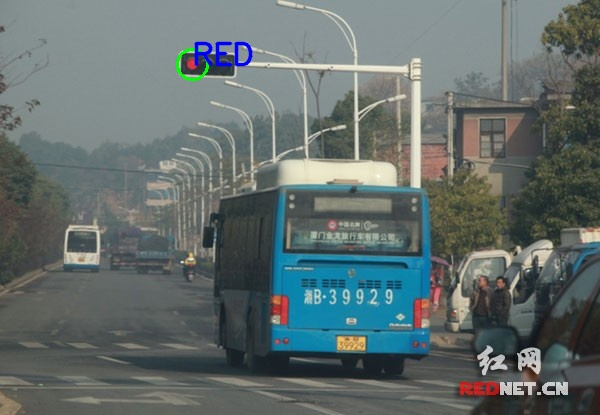
#> input picture python/assests/circles.jpg, 600 x 415 px, given in place of traffic_light_red.jpg, which was not available
$ python traffic_light.py
#> lines starting #> are read from the running program, lines starting #| are printed output that depends on the picture; after the words box and inside, x2 and y2 are one past the last pixel; in counts of white or black regions, pixels touching at a corner belong together; pictures that were not available may be replaced by others from this repository, and a replacement may not be noted
#> further down, cv_img is the input picture: shape (415, 600, 3); mean B, G, R 108.1, 109.2, 98.4
import cv2
import numpy as np


def detect_color(cv_img):
    # calculate 2D histograms for pairs of channels: GR
    histGR = cv2.calcHist([cv_img], [1, 2], None, [256, 256], [0, 256, 0, 256])
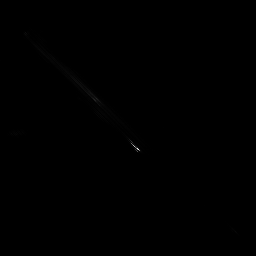
#> histGR: shape (256, 256) float32; min 0, max 5139, mean 3.8; drawn with min black and max white

    # [6 lines of commented-out code are left out]
    histScaled = (histGR * 255).clip(0, 255).astype(np.uint8)
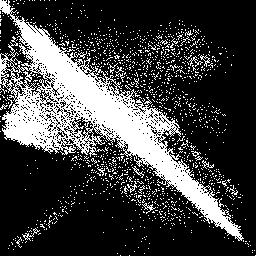
#> histScaled: shape (256, 256); 25% white; 1323 white regions (1310 under 20 px), largest, box (x1, y1, x2, y2) and area: (0, 0, 244, 241) 13201, (22, 228, 40, 241) 48, (142, 203, 156, 214) 43

    # make masks
    ww = 256
    hh = 256
    ww13 = ww // 3
    ww23 = 2 * ww13
    hh13 = hh // 3
    hh23 = 2 * hh13
    black = np.zeros_like(histScaled, dtype=np.uint8)
    # specify points in OpenCV x,y format
    ptsUR = np.array([[[ww13, 0], [ww - 1, hh23], [ww - 1, 0]]], dtype=np.int32)
    redMask = black.copy()
    cv2.fillPoly(redMask, ptsUR, (255, 255, 255))
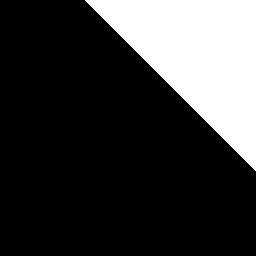
#> redMask: shape (256, 256); 22.4% white; 1 white region, box (x1, y1, x2, y2) and area: (85, 0, 256, 171) 14706
    ptsBL = np.array([[[0, hh13], [ww23, hh - 1], [0, hh - 1]]], dtype=np.int32)
    greenMask = black.copy()
    cv2.fillPoly(greenMask, ptsBL, (255, 255, 255))
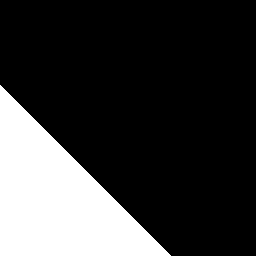
#> greenMask: shape (256, 256); 22.4% white; 1 white region, box (x1, y1, x2, y2) and area: (0, 85, 171, 256) 14706

    # Test histogram against masks
    region = cv2.bitwise_and(histScaled, histScaled, mask=redMask)
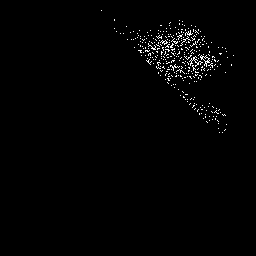
#> region: shape (256, 256); 1.3% white in thin lines or dots, all inside (x1, y1, x2, y2) = (101, 10, 234, 133)
    redCount = np.count_nonzero(region)
#> redCount = 825
    region = cv2.bitwise_and(histScaled, histScaled, mask=greenMask)
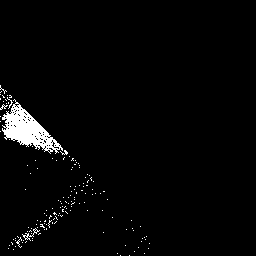
#> region: shape (256, 256); 2.6% white; 152 white regions (150 under 20 px), largest, box (x1, y1, x2, y2) and area: (2, 99, 63, 154) 1347, (22, 228, 40, 241) 48
    greenCount = np.count_nonzero(region)
#> greenCount = 1710
    print("redCount:", redCount)
#| redCount: 825
    print("greenCount:", greenCount)
#| greenCount: 1710

    # Find color
    threshCount = 100
    if redCount > greenCount and redCount > threshCount:
        color = "red"
    elif greenCount > redCount and greenCount > threshCount:
        color = "green"
    elif redCount < threshCount and greenCount < threshCount:
        color = "yellow"
    else:
        color = "other"

    # [6 lines of commented-out code are left out]

    return color


def detect_traffic_light(cv_img):
    cimg = cv_img
    # [29 lines of commented-out code are left out]
    color = detect_color(cv_img)
#> color = 'green'
    print(f"{color = }")
#| color = 'green'
    is_green = False

    # [8 lines of commented-out code are left out]
    if color == "green":
        is_green = True
    print(f"{is_green = }")

    return is_green, cimg


if __name__ == "__main__":
    filenames = [
        "../assests/traffic_light_red",
        "../assests/traffic_light_green",
        "../assests/traffic_light_yellow",
        "../assests/red",
    ]

    for filename in filenames:
        print(filename)
        # read image
        cv_img = cv2.imread(filename + ".jpg")
        print("*****************************************")
        _, cimg = detect_traffic_light(cv_img)
        # cv2.imwrite(filename + "_circles.jpg", cimg)
        print("*****************************************")
#> pass 2 of the loop `for filename in filenames:`:
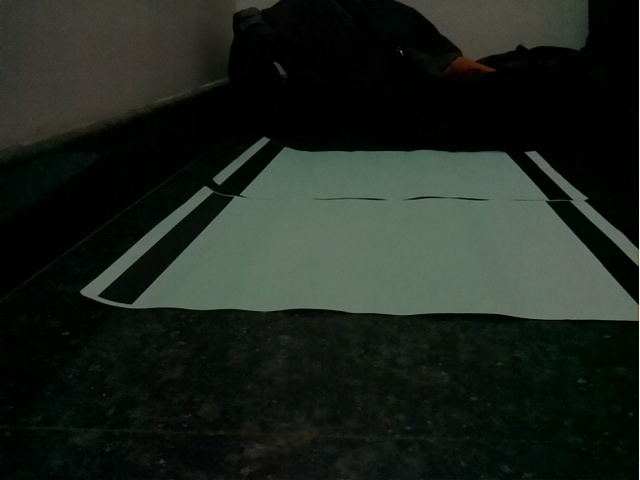
#> input picture python/assests/frame.jpg, 640 x 480 px, given in place of traffic_light_green.jpg, which was not available
#> cv_img is the input picture: shape (480, 640, 3); mean B, G, R 30.6, 37.3, 30.2
#> in detect_color (call 2), `histScaled = (histGR * 255).clip(0, 255).astype(np.uint8)`:
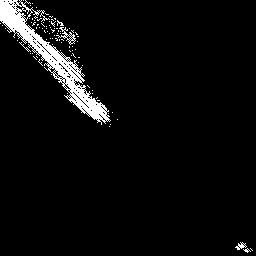
#> histScaled: shape (256, 256); 4.6% white; 90 white regions (87 under 20 px), largest, box (x1, y1, x2, y2) and area: (0, 0, 111, 125) 2645, (56, 27, 76, 45) 96, (235, 242, 247, 250) 43
#> redCount = 0
#| redCount: 0
#| greenCount: 0
#| color = 'yellow'
